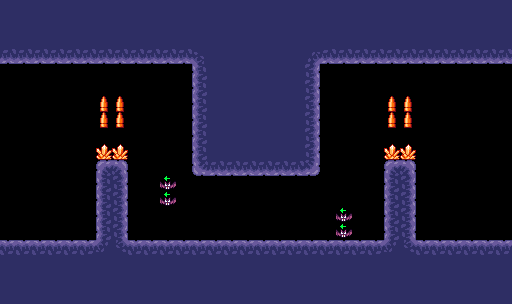

Below is a game level as drawn by its tile map, then a one-line description and the .tmx file that defines it, in full:
An orthogonal 32x19 tile map with 16x16 px tiles, 1 tile layer (Tilelaag 1).

<map version="1.5" tiledversion="1.7.2" orientation="orthogonal" renderorder="right-down" width="32" height="19" tilewidth="16" tileheight="16" infinite="0" nextlayerid="2" nextobjectid="1">
 <tileset firstgid="1" source="tilemap.tsx" />
 <layer id="1" name="Tilelaag 1" width="32" height="19">
  <data encoding="csv">
18,18,18,18,18,18,18,18,18,18,18,18,18,18,18,18,18,18,18,18,18,18,18,18,18,18,18,18,18,18,18,18,
18,18,18,18,18,18,18,18,18,18,18,18,18,18,18,18,18,18,18,18,18,18,18,18,18,18,18,18,18,18,18,18,
18,18,18,18,18,18,18,18,18,18,18,18,18,18,18,18,18,18,18,18,18,18,18,18,18,18,18,18,18,18,18,18,
34,34,34,34,34,34,34,34,34,34,34,34,5,18,18,18,18,18,18,4,34,34,34,34,34,34,34,34,34,34,34,34,
0,0,0,0,0,0,0,0,0,0,0,0,17,18,18,18,18,18,18,19,0,0,0,0,0,0,0,0,0,0,0,0,
0,0,0,0,0,0,0,0,0,0,0,0,17,18,18,18,18,18,18,19,0,0,0,0,0,0,0,0,0,0,0,0,
0,0,0,0,0,0,37,37,0,0,0,0,17,18,18,18,18,18,18,19,0,0,0,0,37,37,0,0,0,0,0,0,
0,0,0,0,0,0,37,37,0,0,0,0,17,18,18,18,18,18,18,19,0,0,0,0,37,37,0,0,0,0,0,0,
0,0,0,0,0,0,0,0,0,0,0,0,17,18,18,18,18,18,18,19,0,0,0,0,0,0,0,0,0,0,0,0,
0,0,0,0,0,0,36,36,0,0,0,0,17,18,18,18,18,18,18,19,0,0,0,0,36,36,0,0,0,0,0,0,
0,0,0,0,0,0,1,3,0,0,0,0,33,34,34,34,34,34,34,35,0,0,0,0,1,3,0,0,0,0,0,0,
0,0,0,0,0,0,17,19,0,0,23,0,0,0,0,0,0,0,0,0,0,0,0,0,17,19,0,0,0,0,0,0,
0,0,0,0,0,0,17,19,0,0,23,0,0,0,0,0,0,0,0,0,0,0,0,0,17,19,0,0,0,0,0,0,
0,0,0,0,0,0,17,19,0,0,0,0,0,0,0,0,0,0,0,0,0,23,0,0,17,19,0,0,0,0,0,0,
0,0,0,0,0,0,17,19,0,0,0,0,0,0,0,0,0,0,0,0,0,23,0,0,17,19,0,0,0,0,0,0,
2,2,2,2,2,2,21,20,2,2,2,2,2,2,2,2,2,2,2,2,2,2,2,2,21,20,2,2,2,2,2,2,
18,18,18,18,18,18,18,18,18,18,18,18,18,18,18,18,18,18,18,18,18,18,18,18,18,18,18,18,18,18,18,18,
18,18,18,18,18,18,18,18,18,18,18,18,18,18,18,18,18,18,18,18,18,18,18,18,18,18,18,18,18,18,18,18,
18,18,18,18,18,18,18,18,18,18,18,18,18,18,18,18,18,18,18,18,18,18,18,18,18,18,18,18,18,18,18,18
</data>
 </layer>
</map>
